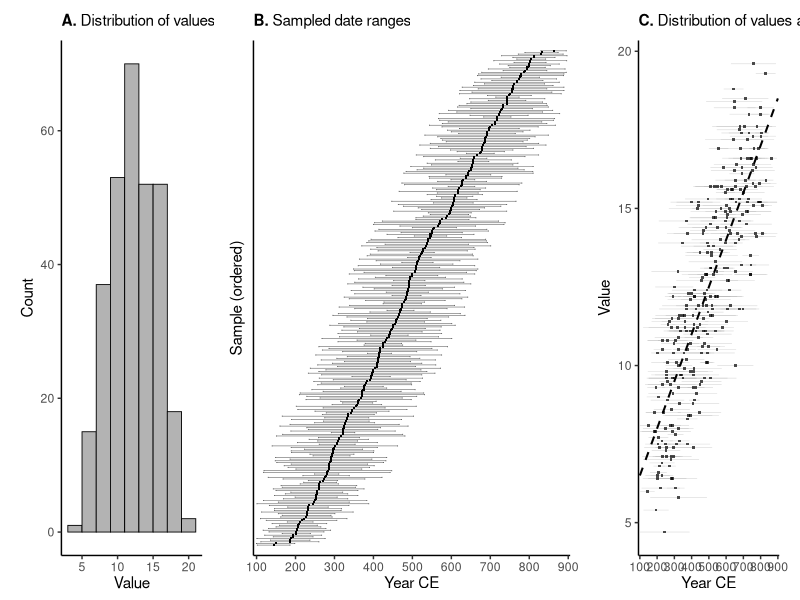

This figure's R source:
library(here)
library(tidyverse)
library(patchwork)

sim_data     <- read_csv(here("Simulations", "Sim_Linear", "data", "simulated_data.csv"),
                         show_col_types = FALSE)
ground_truth <- read_csv(here("Simulations", "Sim_Linear", "data", "ground_truth.csv"),
                         show_col_types = FALSE)

sim_data <- sim_data %>%
  mutate(Midpoint = (Start_date + End_date) / 2) %>%
  arrange(Midpoint) %>%
  mutate(rank = row_number())

# Shared theme

theme_panel <- theme_classic(base_size = 11) +
  theme(
    plot.title   = element_text(size = 11, face = "bold", hjust = 0),
    plot.margin  = margin(5, 10, 2, 10),
    axis.title.x = element_blank()
  )

# Panel A: Histogram of values

p_hist <- ggplot(sim_data, aes(x = Value)) +
  geom_histogram(binwidth = 2, fill = "grey70", colour = "black",
                 linewidth = 0.3) +
  labs(
    title = expression(bold("A.") ~ "Distribution of values"),
    y = "Count"
  ) +
  theme_panel +
  theme(axis.title.x = element_text())

# Panel B: Duration bars sorted by midpoint

sim_data <- sim_data %>%
  mutate(rank_spaced = rank * 1.8)

tick_h <- 0.5

p_dur <- ggplot(sim_data, aes(y = rank_spaced)) +
  geom_segment(aes(x = Start_date, xend = End_date, yend = rank_spaced),
               linewidth = 0.2, colour = "grey40") +
  geom_segment(aes(x = Start_date, xend = Start_date,
                   y = rank_spaced - tick_h, yend = rank_spaced + tick_h),
               linewidth = 0.3, colour = "grey30") +
  geom_segment(aes(x = End_date, xend = End_date,
                   y = rank_spaced - tick_h, yend = rank_spaced + tick_h),
               linewidth = 0.3, colour = "grey30") +
  geom_point(aes(x = Midpoint), shape = 15, size = 0.35, colour = "black") +
  scale_x_continuous(breaks = seq(100, 900, 100), expand = c(0.01, 0)) +
  scale_y_continuous(expand = expansion(mult = 0.02)) +
  labs(
    title = expression(bold("B.") ~ "Sampled date ranges"),
    x = "Year CE",
    y = "Sample (ordered)"
  ) +
  theme_panel +
  theme(
    axis.title.x = element_text(),
    axis.text.y  = element_blank(),
    axis.ticks.y = element_blank()
  )

# Panel C: Value vs time with true trend

p_val <- ggplot(sim_data, aes(x = Midpoint, y = Value)) +
  geom_linerange(aes(xmin = Start_date, xmax = End_date),
                 linewidth = 0.15, colour = "grey60", alpha = 0.5) +
  geom_point(shape = 15, size = 0.6, colour = "black", alpha = 0.7) +
  geom_line(data = ground_truth, aes(x = Year, y = True_value),
            linewidth = 0.7, colour = "black", linetype = "dashed") +
  scale_x_continuous(breaks = seq(100, 900, 100), expand = c(0.01, 0)) +
  labs(
    title = expression(bold("C.") ~ "Distribution of values across time"),
    x = "Year CE",
    y = "Value"
  ) +
  theme_panel +
  theme(axis.title.x = element_text())

# Combine

p <- (p_hist | p_dur | p_val) +
  plot_layout(widths = c(0.8, 1.8, 0.8)) +
  plot_annotation(theme = theme(plot.margin = margin(5, 5, 5, 5)))

ggsave(here("Simulations", "Sim_Linear", "figures", "exploratory_panel.png"), p,
       width = 14, height = 4.5, dpi = 300, bg = "white")

cat("Saved to", here("Simulations", "Sim_Linear", "figures", "exploratory_panel.png"), "\n")
